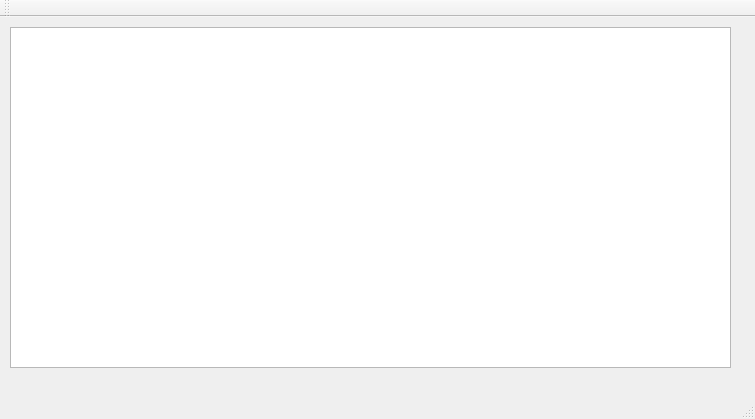
<?xml version="1.0" encoding="UTF-8"?>
<ui version="4.0">
 <class>MainWindow</class>
 <widget class="QMainWindow" name="MainWindow">
  <property name="geometry">
   <rect>
    <x>0</x>
    <y>0</y>
    <width>755</width>
    <height>419</height>
   </rect>
  </property>
  <property name="windowTitle">
   <string>MainWindow</string>
  </property>
  <widget class="QWidget" name="centralWidget">
   <widget class="QGraphicsView" name="graphicsView">
    <property name="geometry">
     <rect>
      <x>10</x>
      <y>10</y>
      <width>721</width>
      <height>341</height>
     </rect>
    </property>
   </widget>
  </widget>
  <widget class="QMenuBar" name="menuBar">
   <property name="geometry">
    <rect>
     <x>0</x>
     <y>0</y>
     <width>755</width>
     <height>22</height>
    </rect>
   </property>
  </widget>
  <widget class="QToolBar" name="mainToolBar">
   <attribute name="toolBarArea">
    <enum>TopToolBarArea</enum>
   </attribute>
   <attribute name="toolBarBreak">
    <bool>false</bool>
   </attribute>
  </widget>
  <widget class="QStatusBar" name="statusBar"/>
 </widget>
 <layoutdefault spacing="6" margin="11"/>
 <resources/>
 <connections/>
</ui>
